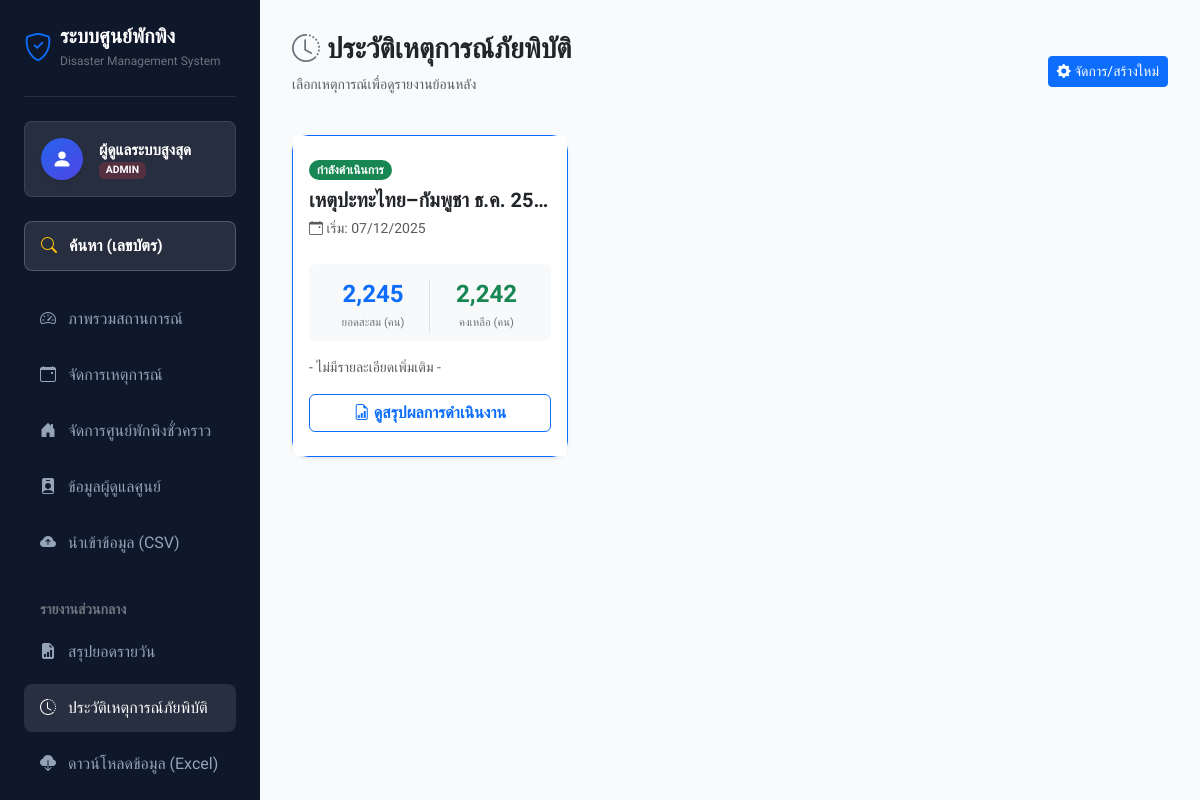
The app's page /event_history.php (signed in) with its own data.
### tables this page shows
CREATE TABLE `events` (
  `id` int(11) NOT NULL,
  `name` varchar(255) NOT NULL,
  `description` text DEFAULT NULL,
  `status` enum('ACTIVE','CLOSED') DEFAULT 'ACTIVE',
  `start_date` date DEFAULT NULL,
  `end_date` date DEFAULT NULL,
  `created_at` timestamp NOT NULL DEFAULT current_timestamp()
);

### event_history.php (the view, shortened to what this page needs)
<?php
require_once 'config/db.php';
require_once 'includes/header.php';
$sql = "SELECT e.*,
        (SELECT COUNT(*) FROM evacuees WHERE event_id = e.id) as total_registered,
        (SELECT COUNT(*) FROM evacuees WHERE event_id = e.id AND check_out_date IS NULL) as current_stay
        FROM events e
        ORDER BY e.start_date DESC";
$events = $pdo->query($sql)->fetchAll(PDO::FETCH_ASSOC);
?>
<div class="d-flex justify-content-between align-items-center mb-4">
    <div>
        <h3 class="fw-bold text-dark"><i class="bi bi-clock-history text-secondary"></i> ประวัติเหตุการณ์ภัยพิบัติ</h3>
        <p class="text-muted small">เลือกเหตุการณ์เพื่อดูรายงานย้อนหลัง</p>
    </div>
    <?php if($_SESSION['role'] == 'ADMIN'): ?>
    <a href="event_manager.php" class="btn btn-primary btn-sm"><i class="bi bi-gear-fill"></i> จัดการ/สร้างใหม่</a>
    <?php endif; ?>
</div>
<div class="row g-4">
    <?php foreach($events as $row):
        $is_active = ($row['status'] == 'ACTIVE');
        $badge_color = $is_active ? 'bg-success' : 'bg-secondary';
        $status_text = $is_active ? 'กำลังดำเนินการ' : 'จบภารกิจแล้ว';
    ?>
    <div class="col-md-6 col-lg-4">
        <div class="card card-modern h-100 <?php echo $is_active ? 'shadow-sm border-primary' : 'border-0 shadow-sm opacity-75'; ?>">
            <div class="card-header bg-white border-bottom-0 pt-4 pb-0">
                <div class="d-flex justify-content-between align-items-start">
                    <span class="badge <?php echo $badge_color; ?> rounded-pill mb-2"><?php echo $status_text; ?></span>
                </div>
                <h5 class="fw-bold text-dark mb-1 text-truncate"><?php echo $row['name']; ?></h5>
                <small class="text-muted">
                    <i class="bi bi-calendar-event"></i> เริ่ม: <?php echo date('d/m/Y', strtotime($row['start_date'])); ?>
                </small>
            </div>
            <div class="card-body">
                <div class="row g-2 mt-2 text-center bg-light rounded p-2 mx-0">
                    <div class="col-6 border-end">
                        <h4 class="fw-bold text-primary mb-0"><?php echo number_format($row['total_registered']); ?></h4>
                        <small class="text-secondary" style="font-size: 0.7rem;">ยอดสะสม (คน)</small>
                    </div>
                    <div class="col-6">
                        <h4 class="fw-bold text-success mb-0"><?php echo number_format($row['current_stay']); ?></h4>
                        <small class="text-secondary" style="font-size: 0.7rem;">คงเหลือ (คน)</small>
                    </div>
                </div>
                <p class="card-text small text-muted mt-3 mb-0 text-truncate">
                    <?php echo $row['description'] ? $row['description'] : '- ไม่มีรายละเอียดเพิ่มเติม -'; ?>
                </p>
            </div>
            <div class="card-footer bg-white border-top-0 pb-4 pt-0">
                <a href="report.php?event_id=<?php echo $row['id']; ?>" class="btn btn-outline-primary w-100 fw-bold">
                    <i class="bi bi-file-earmark-bar-graph"></i> ดูสรุปผลการดำเนินงาน
                </a>
            </div>
        </div>
    </div>
    <?php endforeach; ?>
</div>
<?php require_once 'includes/footer.php'; ?>

### assets/css/style.css (style rules this page uses)
:root { --sidebar-width: 260px; --primary-color: #2563eb; --bg-color: #f8fafc; --sidebar-bg: #0f172a; --text-color: #334155; }
body { font-family: 'Sarabun', sans-serif; background-color: var(--bg-color); color: var(--text-color); overflow-x: hidden; }
.card-modern { background: white; border: 1px solid #e2e8f0; border-radius: 1rem; box-shadow: 0 1px 3px rgba(0,0,0,0.1); }

### records on screen
events: status "กำลังดำเนินการ", name "เหตุปะทะไทย–กัมพูชา ธ.ค. 25…", start_date "07/12/2025", total_registered "2,245", current_stay "2,242", description "- ไม่มีรายละเอียดเพิ่มเติม -"

### other values on screen
$_SESSION['fullname'] "ผู้ดูแลระบบสูงสุด"
$_SESSION['role'] "ADMIN"
